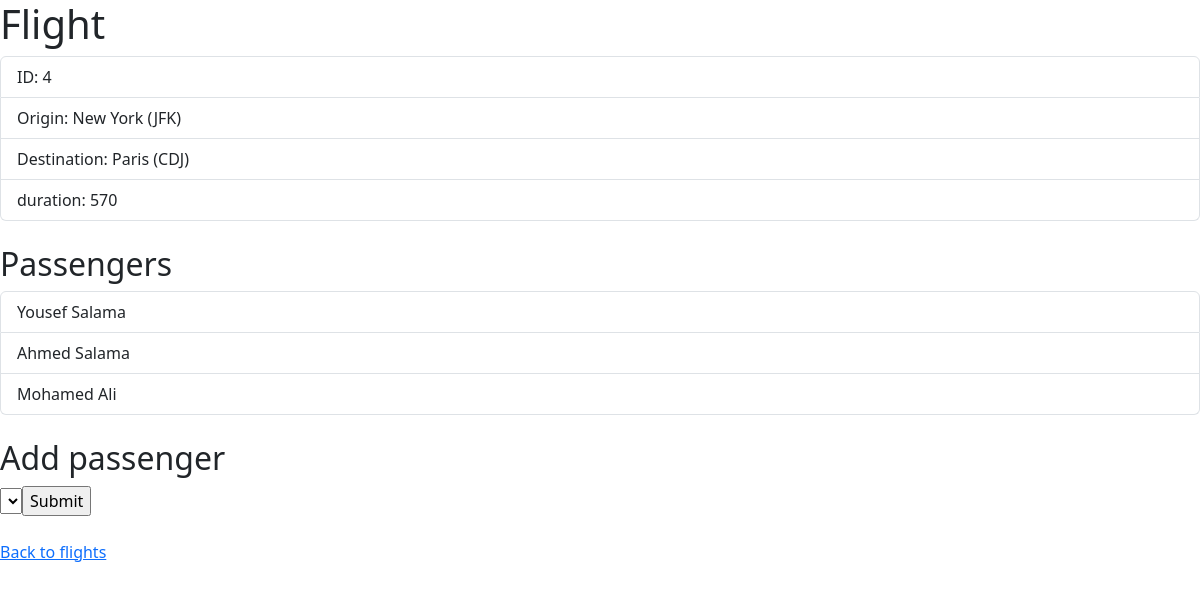
Page /flight/4 on the committed database.
### Flight/models.py (models this page shows, shortened)
class Flight(models.Model):
    origin = models.ForeignKey(Airport, on_delete=models.CASCADE, related_name="departures")
    destination = models.ForeignKey(Airport, on_delete=models.CASCADE, related_name="arrivals")
    duration = models.IntegerField()

class Airport(models.Model):
    code = models.CharField(max_length=3)
    city = models.CharField(max_length=64)
    def __str__(self):
        return f"{self.city} ({self.code})"

class Passenger(models.Model):
    first = models.CharField(max_length=64)
    last = models.CharField(max_length=64)
    flights = models.ManyToManyField(Flight, blank=True, related_name="passengers")
    def __str__(self):
        return f"{self.first} {self.last}"

### Flight/views.py (the view)
# urls.py: path('flight/', include('Flight.urls')),
def flight(request, flight_id):
    f = Flight.objects.get(pk=flight_id)
    return render(request, "flight/flight.html", {'flight':f,
                                                  'passengers':Passenger.objects.filter(flights=f),
                                                  'non_passengers':Passenger.objects.exclude(flights=f).all()
                                                  })

### Flight/templates/Flight/flight.html (shortened to what this page needs)
{% extends 'flight/layout.html' %}
{% block body %}
<h1>Flight</h1>
<ul class="list-group">
    <li class="list-group-item">ID: {{flight.id}}</li>
    <li class="list-group-item">Origin: {{flight.origin}}</li>
    <li class="list-group-item">Destination: {{flight.destination}}</li>
    <li class="list-group-item">duration: {{flight.duration}}</li>
</ul>
<br>
<h2>Passengers</h2>
<ul class="list-group">
    {% for passenger in passengers %}
    <li class="list-group-item">{{passenger}}</li>
    {%endfor%}
</ul>
<br>
<h2>Add passenger</h2>
<form action="{% url 'book' flight.id %}" method="post">
    <select name="passenger">
        <input type="submit">
    </select>
</form>
<br>
<a href="{% url 'index' %}">Back to flights</a>
{% endblock %}

### rows in the picture
Flight: id "4", origin "New York (JFK)", destination "Paris (CDJ)", duration "570"
Passenger: first+last "Yousef Salama"
Passenger: first+last "Ahmed Salama"
Passenger: first+last "Mohamed Ali"
